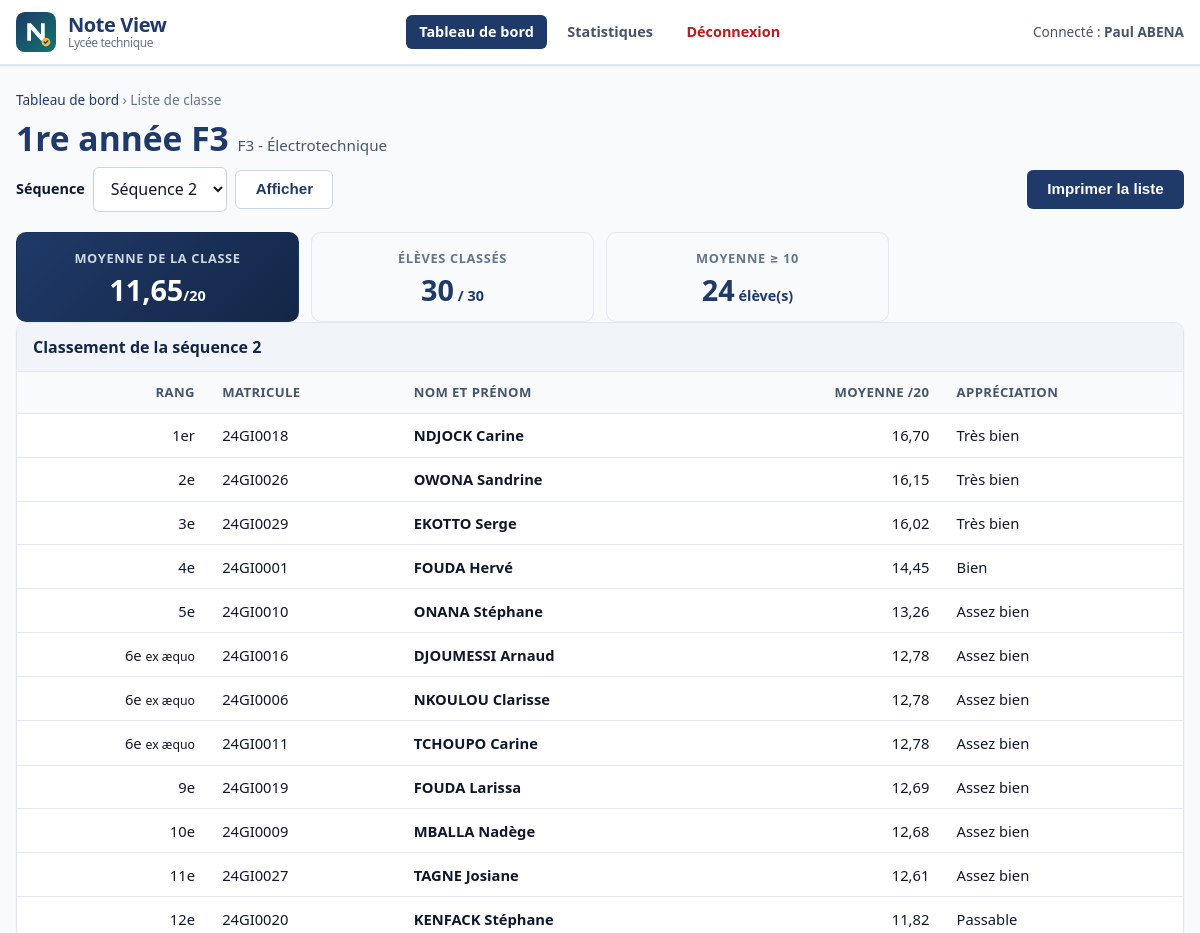
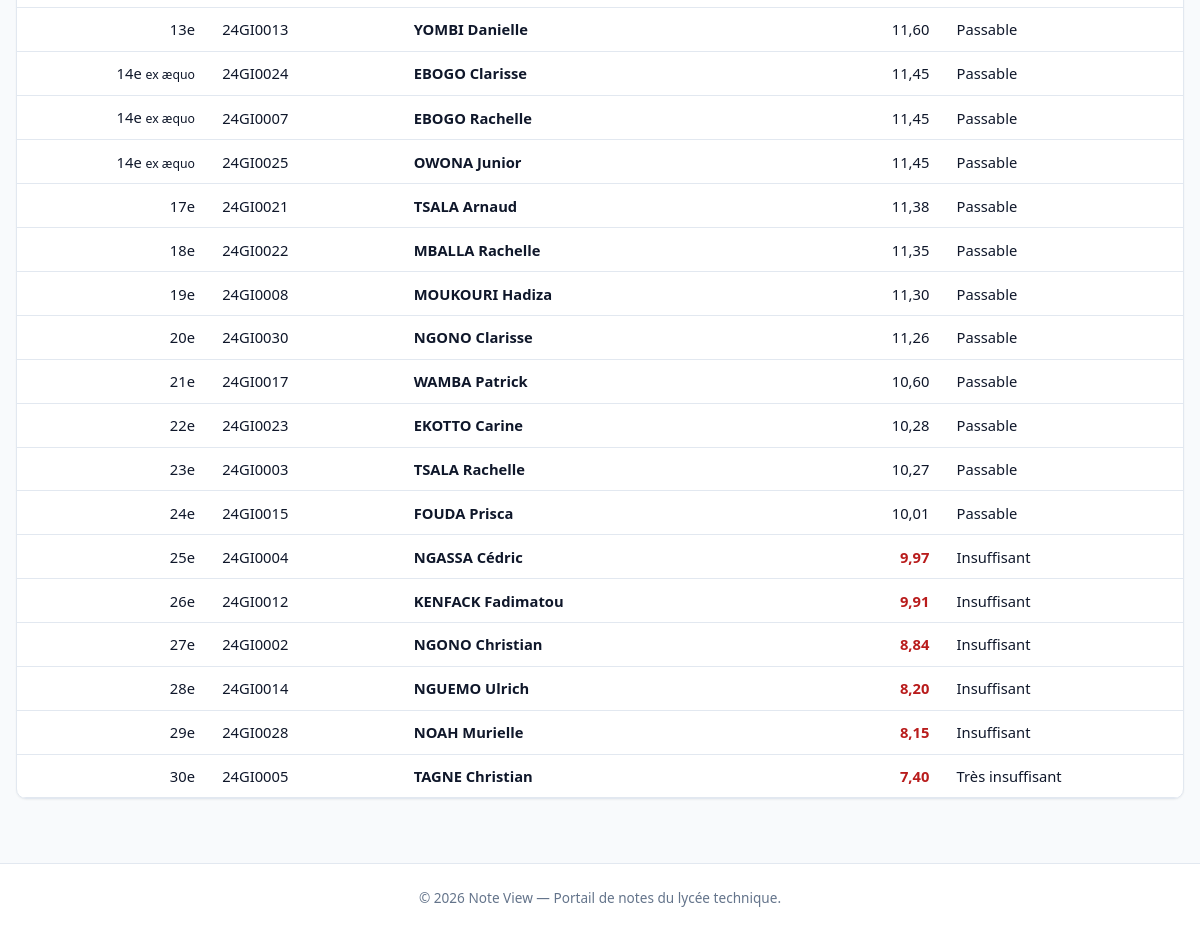
The page /enseignant/classe/1 (signed in) on the database its author committed (2 pictures, top to bottom).
### tables this page shows
CREATE TABLE enseignants (
    id                 INTEGER PRIMARY KEY AUTOINCREMENT,
    nom                TEXT NOT NULL,
    login              TEXT NOT NULL UNIQUE,                     -- identifiant de connexion
    mot_de_passe_hash  TEXT NOT NULL                             -- mot de passe haché
);

CREATE TABLE classes (
    id            INTEGER PRIMARY KEY AUTOINCREMENT,
    nom           TEXT    NOT NULL UNIQUE,                       -- nom unique de la classe
    filiere       TEXT    NOT NULL,                              -- filière (F3, G1, ...)
    effectif_max  INTEGER NOT NULL CHECK (effectif_max > 0)      -- capacité maximale
);

CREATE TABLE eleves (
    id               INTEGER PRIMARY KEY AUTOINCREMENT,
    matricule        TEXT    NOT NULL UNIQUE,                    -- ex : 24GI0001
    nom              TEXT    NOT NULL,
    prenom           TEXT    NOT NULL,
    classe_id        INTEGER NOT NULL REFERENCES classes (id),  -- classe de l'élève
    date_naissance   TEXT    NOT NULL,                           -- format AAAA-MM-JJ
    code_acces_hash  TEXT    NOT NULL                            -- code à 4 chiffres haché
);

### app.py (the view)
@app.route("/enseignant/classe/<int:classe_id>")
@connexion_requise
def liste_classe(classe_id):
    classe = get_db().execute("SELECT id, nom, filiere FROM classes WHERE id = ?",
                              (classe_id,)).fetchone()
    if classe is None:
        abort(404)
    sequence = sequence_demandee(derniere_sequence())
    if sequence is None:
        flash("Séquence invalide : choisissez une séquence de 1 à 6.", "erreur")
        return redirect(url_for("liste_classe", classe_id=classe_id))
    resultats = resultats_classe(classe_id, sequence)
    moyennes = [r["moyenne"] for r in resultats if r["moyenne"] is not None]
    return render_template(
        "enseignant_classe.html", classe=classe, sequence=sequence, resultats=resultats,
        effectif=len(moyennes),
        moyenne_classe=round(sum(moyennes) / len(moyennes), 2) if moyennes else None,
        nb_reussite=sum(1 for m in moyennes if m >= 10))

### app.py (called while the page is built)
def generer_csrf_token():
    if "csrf_token" not in session:
        session["csrf_token"] = secrets.token_hex(32)
    return session["csrf_token"]

@app.before_request
def verifier_csrf():
    if "csrf_token" not in session:
        session["csrf_token"] = secrets.token_hex(32)
    if request.method == "POST":
        jeton_recu = request.form.get("csrf_token") or request.headers.get("X-CSRF-Token")
        jeton_session = session.get("csrf_token")
        if not jeton_recu or not jeton_session or not secrets.compare_digest(str(jeton_recu), str(jeton_session)):
            abort(400, description="Jeton CSRF invalide ou manquant.")

def get_db():
    if "db" not in g:
        g.db = sqlite3.connect(CHEMIN_BASE)
        g.db.row_factory = sqlite3.Row          # accès aux colonnes par leur nom
        g.db.execute("PRAGMA foreign_keys = ON")  # à activer à CHAQUE connexion
    return g.db

@app.teardown_appcontext
def fermer_db(_exception):
    db = g.pop("db", None)
    if db is not None:
        db.close()

def attribuer_rangs(resultats):
    notes = sorted((r for r in resultats if r["moyenne"] is not None),
                   key=lambda r: r["moyenne"], reverse=True)
    sans_note = [r for r in resultats if r["moyenne"] is None]
    rang, moyenne_precedente = 0, None
    for position, eleve in enumerate(notes, start=1):
        if eleve["moyenne"] != moyenne_precedente:
            rang, moyenne_precedente = position, eleve["moyenne"]
        eleve["rang"] = rang
    occurrences = {}
    for eleve in notes:
        occurrences[eleve["rang"]] = occurrences.get(eleve["rang"], 0) + 1
    for eleve in notes:
        eleve["ex_aequo"] = occurrences[eleve["rang"]] > 1
    for eleve in sans_note:
        eleve["rang"], eleve["ex_aequo"] = None, False
    return notes + sans_note

def resultats_classe(classe_id, sequence):
    lignes = get_db().execute(
        f"""SELECT e.id AS eleve_id, e.matricule, e.nom, e.prenom, mo.moyenne
            FROM eleves e
            LEFT JOIN ({SQL_MOYENNES}) mo ON mo.eleve_id = e.id
            WHERE e.classe_id = ?
            ORDER BY e.nom, e.prenom""",
        (sequence, classe_id),
    ).fetchall()
    return attribuer_rangs([dict(ligne) for ligne in lignes])

def format_rang(rang):
    if rang is None:
        return "—"
    return "1er" if rang == 1 else f"{rang}e"

def format_note(valeur):
    if valeur is None:
        return "—"
    return f"{valeur:.2f}".replace(".", ",")

### templates/enseignant_classe.html (shortened to what this page needs)
{% extends "base.html" %}
{% block contenu %}
<p class="fil-ariane"><a href="{{ url_for('tableau_de_bord') }}">Tableau de bord</a> › Liste de classe</p>
<h1>{{ classe.nom }} <small class="sous-titre">{{ classe.filiere }}</small></h1>
<div class="barre-page sans-impression">
  <form class="selecteur" method="get" action="{{ url_for('liste_classe', classe_id=classe.id) }}">
    <label for="choix-sequence">Séquence</label>
    <select id="choix-sequence" name="sequence">
      {% for s in SEQUENCES %}
        <option value="{{ s }}" {% if s == sequence %}selected{% endif %}>Séquence {{ s }}</option>
      {% endfor %}
    </select>
    <button type="submit" class="bouton bouton--secondaire">Afficher</button>
  </form>
  <button type="button" class="bouton bouton--principal" data-action="imprimer">Imprimer la liste</button>
</div>
<section class="resultats" aria-label="Résumé de la classe">
  <div class="indicateur indicateur--principal">
    <p class="indicateur__libelle">Moyenne de la classe</p>
    <p class="indicateur__valeur">{{ moyenne_classe|note }}<small>/20</small></p>
  </div>
  <div class="indicateur">
    <p class="indicateur__libelle">Élèves classés</p>
    <p class="indicateur__valeur">{{ effectif }}<small> / {{ resultats|length }}</small></p>
  </div>
  <div class="indicateur">
    <p class="indicateur__libelle">Moyenne ≥ 10</p>
    <p class="indicateur__valeur">{{ nb_reussite }}<small> élève(s)</small></p>
  </div>
</section>
<div class="tableau-defilant" role="region" aria-labelledby="titre-liste" tabindex="0">
  <table class="tableau">
    <caption id="titre-liste">Classement de la séquence {{ sequence }}</caption>
    <thead>
      <tr>
        <th scope="col" class="nombre">Rang</th>
        <th scope="col">Matricule</th>
        <th scope="col">Nom et prénom</th>
        <th scope="col" class="nombre">Moyenne /20</th>
        <th scope="col">Appréciation</th>
      </tr>
    </thead>
    <tbody>
      {% for r in resultats %}
        <tr>
          <td class="nombre">{{ r.rang|rang }}{% if r.ex_aequo %} <small>ex æquo</small>{% endif %}</td>
          <td>{{ r.matricule }}</td>
          <th scope="row">{{ r.nom }} {{ r.prenom }}</th>
          <td class="nombre {% if r.moyenne is not none and r.moyenne < 10 %}texte-alerte{% endif %}">{{ r.moyenne|note }}</td>
          <td>{{ r.moyenne|appreciation }}</td>
        </tr>
      {% endfor %}
    </tbody>
  </table>
</div>
{% endblock %}

### templates/base.html (shortened to what this page needs)
<!DOCTYPE html>
<html lang="fr">
<head>
  <link rel="stylesheet" href="{{ url_for('static', filename='css/style.css') }}">
  <link rel="stylesheet" href="{{ url_for('static', filename='css/print.css') }}" media="print">
</head>
<body>
  <header class="entete">
    <div class="conteneur entete__barre">
      <a class="marque" href="{{ url_for('accueil') }}">
        <img src="{{ url_for('static', filename='images/logo.svg') }}" alt="Logo Note View" width="40" height="40">
        <span class="marque__texte">Note View <small>Lycée technique</small></span>
      </a>
      <nav class="navigation" aria-label="Navigation principale">
        <ul>
          {% if role == 'eleve' %}
            <li><a href="{{ url_for('bulletin') }}" {% if request.endpoint == 'bulletin' %}aria-current="page"{% endif %}>Mon bulletin</a></li>
            <li><a href="{{ url_for('historique') }}" {% if request.endpoint == 'historique' %}aria-current="page"{% endif %}>Historique</a></li>
            <li>
              <form method="post" action="{{ url_for('deconnexion') }}" class="form-deconnexion">
                <input type="hidden" name="csrf_token" value="{{ csrf_token }}">
                <button type="submit" class="navigation__sortie navigation__bouton">Déconnexion</button>
              </form>
            </li>
          {% elif role == 'enseignant' %}
            <li><a href="{{ url_for('tableau_de_bord') }}" {% if request.endpoint in ('tableau_de_bord', 'saisie_notes', 'liste_classe') %}aria-current="page"{% endif %}>Tableau de bord</a></li>
            <li><a href="{{ url_for('statistiques') }}" {% if request.endpoint == 'statistiques' %}aria-current="page"{% endif %}>Statistiques</a></li>
            <li>
              <form method="post" action="{{ url_for('deconnexion_enseignant') }}" class="form-deconnexion">
                <button type="submit" class="navigation__sortie navigation__bouton">Déconnexion</button>
              </form>
            </li>
          {% endif %}
        </ul>
      </nav>
      {% if nom_utilisateur %}
        <p class="entete__utilisateur">Connecté : <strong>{{ nom_utilisateur }}</strong></p>
      {% endif %}
    </div>
  </header>
  <main id="contenu" class="conteneur principal">
    {% block contenu %}{% endblock %}
  </main>
  <footer class="pied">
    <div class="conteneur">
      <p>&copy; 2026 Note View — Portail de notes du lycée technique.</p>
    </div>
  </footer>
</body>
</html>

### rows shown on the page
enseignants: nom "Paul ABENA"
classes: nom "1re année F3", filiere "F3 - Électrotechnique"
eleves: rang|rang "1er", matricule "24GI0018", nom "NDJOCK", prenom "Carine", moyenne|note "16,70", moyenne|appreciation "Très bien"
eleves: rang|rang "2e", matricule "24GI0026", nom "OWONA", prenom "Sandrine", moyenne|note "16,15", moyenne|appreciation "Très bien"
eleves: rang|rang "3e", matricule "24GI0029", nom "EKOTTO", prenom "Serge", moyenne|note "16,02", moyenne|appreciation "Très bien"
eleves: rang|rang "4e", matricule "24GI0001", nom "FOUDA", prenom "Hervé", moyenne|note "14,45", moyenne|appreciation "Bien"
eleves: rang|rang "5e", matricule "24GI0010", nom "ONANA", prenom "Stéphane", moyenne|note "13,26", moyenne|appreciation "Assez bien"
eleves: rang|rang "6e", shows "ex æquo", matricule "24GI0016", nom "DJOUMESSI", prenom "Arnaud", moyenne|note "12,78", moyenne|appreciation "Assez bien"
eleves: rang|rang "6e", shows "ex æquo", matricule "24GI0006", nom "NKOULOU", prenom "Clarisse", moyenne|note "12,78", moyenne|appreciation "Assez bien"
eleves: rang|rang "6e", shows "ex æquo", matricule "24GI0011", nom "TCHOUPO", prenom "Carine", moyenne|note "12,78", moyenne|appreciation "Assez bien"
eleves: rang|rang "9e", matricule "24GI0019", nom "FOUDA", prenom "Larissa", moyenne|note "12,69", moyenne|appreciation "Assez bien"
eleves: rang|rang "10e", matricule "24GI0009", nom "MBALLA", prenom "Nadège", moyenne|note "12,68", moyenne|appreciation "Assez bien"
eleves: rang|rang "11e", matricule "24GI0027", nom "TAGNE", prenom "Josiane", moyenne|note "12,61", moyenne|appreciation "Assez bien"
eleves: rang|rang "12e", matricule "24GI0020", nom "KENFACK", prenom "Stéphane", moyenne|note "11,82", moyenne|appreciation "Passable"
eleves: rang|rang "13e", matricule "24GI0013", nom "YOMBI", prenom "Danielle", moyenne|note "11,60", moyenne|appreciation "Passable"
eleves: rang|rang "14e", shows "ex æquo", matricule "24GI0024", nom "EBOGO", prenom "Clarisse", moyenne|note "11,45", moyenne|appreciation "Passable"
eleves: rang|rang "14e", shows "ex æquo", matricule "24GI0007", nom "EBOGO", prenom "Rachelle", moyenne|note "11,45", moyenne|appreciation "Passable"
eleves: rang|rang "14e", shows "ex æquo", matricule "24GI0025", nom "OWONA", prenom "Junior", moyenne|note "11,45", moyenne|appreciation "Passable"
eleves: rang|rang "17e", matricule "24GI0021", nom "TSALA", prenom "Arnaud", moyenne|note "11,38", moyenne|appreciation "Passable"
eleves: rang|rang "18e", matricule "24GI0022", nom "MBALLA", prenom "Rachelle", moyenne|note "11,35", moyenne|appreciation "Passable"
eleves: rang|rang "19e", matricule "24GI0008", nom "MOUKOURI", prenom "Hadiza", moyenne|note "11,30", moyenne|appreciation "Passable"
eleves: rang|rang "20e", matricule "24GI0030", nom "NGONO", prenom "Clarisse", moyenne|note "11,26", moyenne|appreciation "Passable"
eleves: rang|rang "21e", matricule "24GI0017", nom "WAMBA", prenom "Patrick", moyenne|note "10,60", moyenne|appreciation "Passable"
eleves: rang|rang "22e", matricule "24GI0023", nom "EKOTTO", prenom "Carine", moyenne|note "10,28", moyenne|appreciation "Passable"
eleves: rang|rang "23e", matricule "24GI0003", nom "TSALA", prenom "Rachelle", moyenne|note "10,27", moyenne|appreciation "Passable"
eleves: rang|rang "24e", matricule "24GI0015", nom "FOUDA", prenom "Prisca", moyenne|note "10,01", moyenne|appreciation "Passable"
eleves: rang|rang "25e", matricule "24GI0004", nom "NGASSA", prenom "Cédric", moyenne|note "9,97", moyenne|appreciation "Insuffisant"
eleves: rang|rang "26e", matricule "24GI0012", nom "KENFACK", prenom "Fadimatou", moyenne|note "9,91", moyenne|appreciation "Insuffisant"
eleves: rang|rang "27e", matricule "24GI0002", nom "NGONO", prenom "Christian", moyenne|note "8,84", moyenne|appreciation "Insuffisant"
eleves: rang|rang "28e", matricule "24GI0014", nom "NGUEMO", prenom "Ulrich", moyenne|note "8,20", moyenne|appreciation "Insuffisant"
eleves: rang|rang "29e", matricule "24GI0028", nom "NOAH", prenom "Murielle", moyenne|note "8,15", moyenne|appreciation "Insuffisant"
eleves: rang|rang "30e", matricule "24GI0005", nom "TAGNE", prenom "Christian", moyenne|note "7,40", moyenne|appreciation "Très insuffisant"

### other values the page prints
{{ moyenne_classe|note }} "11,65"
{{ effectif }} "30"
{{ resultats|length }} "30"
{{ nb_reussite }} "24"
{{ sequence }} "2"
